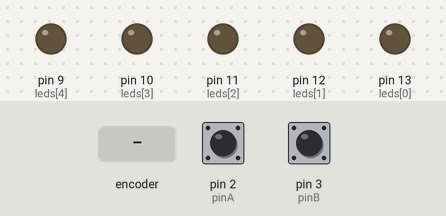
This sketch was run on a simulated Arduino Uno, built with avr-gcc and run on an emulated ATmega328P. On the bench: output pins drawn as LEDs (lit = HIGH). Inputs (shaded band) come from the test bench; at power-on: pin 2 (pinA) HIGH, pin 3 (pinB) HIGH.

Above: at 1.2 s.
1.3 s: rotary encoder on pin 2 (pinA) / pin 3 (pinB) turned 1 step (first pin leading)
At 2.6 s:
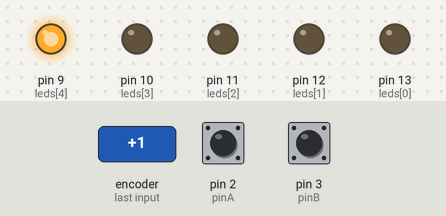
3.0 s: rotary encoder on pin 2 (pinA) / pin 3 (pinB) turned 2 steps (second pin leading)
At 4.1 s:
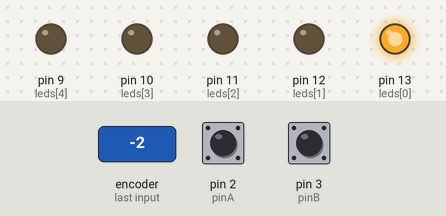
Timing chart, 0 to 6.0 s (numbered marks = the images above; inputs shaded):
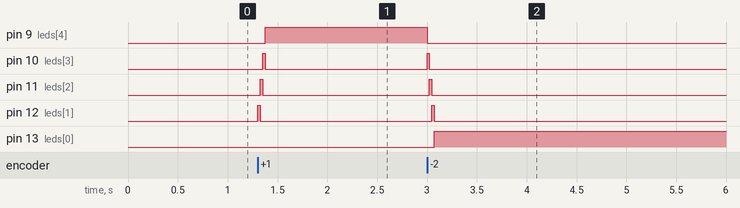

The sketch:

Lab4-Quadrature-Q1.ino
```cpp
/*
quadrature encoder to serial monitor
by richard kj cross 2023-10-07
*/

// starter code was provided by professor Cross
// the method for this is to use a count variable and light up the pin location [0-4] when the encoder is rotated
// when a rotation is detected, the count goes up or down
const byte pinA = 2;
const byte pinB = 3;

const int leds[5] = {13, 12, 11, 10, 9};
int count = 0;
int encoderPosCount = 0;
int pinA_read;
int pinA_previous;
int pinB_read;
int pinB_previous;

boolean bCW;

void setup() {
  pinMode(pinA, INPUT);
  pinMode(pinB, INPUT);
  pinA_read = digitalRead(pinA);
  pinB_read = digitalRead(pinB);
  pinA_previous = pinA_read;
  pinB_previous = pinB_read;

  for(int i = 0; i < 5; i++)
  {
    pinMode(leds[i], OUTPUT);
  }
  Serial.begin(9600);
}

void loop() {
  pinA_read = digitalRead(pinA);
  pinB_read = digitalRead(pinB);

  if (pinA_read != pinA_previous and pinB_read != pinB_previous) {
    Serial.println("-- input error --");
  } else if (pinA_read != pinA_previous or pinB_read != pinB_previous) {

    if (pinA_read != pinA_previous) {  // pin A changed
      if (pinB_read != pinA_read) {    // after pin-A changes -> if A != B => CW
        encoderPosCount++;
        bCW = true;
      } else {  // Otherwise we're moving CCW
        encoderPosCount--;
        bCW = false;
      }
    } else {                         // pin B changed
      if (pinB_read == pinA_read) {  // after pin-B changes -> if A == B => CW
        encoderPosCount++;
        bCW = true;
      } else {  // Otherwise we're moving CCW
        encoderPosCount--;
        bCW = false;
      }
    }
    lightLED();

    pinA_read = digitalRead(pinA);
    pinB_read = digitalRead(pinB);
    pinA_previous = pinA_read;
    pinB_previous = pinB_read;
  }


}

static void lightLED() {
  if (bCW) {
    count++;
    if(count > 4) count = 4;
  } else {
    count--;
    if(count < 0) count = 0;
  }

  for(int i = 0; i < 5; i++)
  {
    if(i == count)
    {
      digitalWrite(leds[i], HIGH);
    } else
    {
      digitalWrite(leds[i], LOW);
    }
  }
}
```

Measured:
- after the input at 1.3 s, pin 9 (leds[4]): LOW → HIGH after 0.08 s; pin 10 (leds[3]): LOW → HIGH after 0.05 s, → LOW 0.02 s later; pin 11 (leds[2]), pin 12 (leds[1]): LOW → HIGH at once, → LOW 0.02 s later
- after the input at 3.0 s, pin 9 (leds[4]): HIGH → LOW at once; pin 10 (leds[3]): LOW → HIGH at once, → LOW 0.03 s later; pin 11 (leds[2]): LOW → HIGH at once, → LOW 0.02 s later; pin 12 (leds[1]): LOW → HIGH after 0.05 s, → LOW 0.02 s later; pin 13 (leds[0]): LOW → HIGH after 0.08 s
